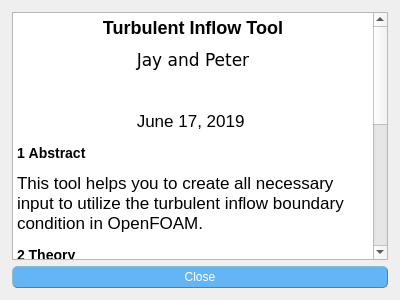
<?xml version="1.0" encoding="UTF-8"?>
<ui version="4.0">
 <class>HelpWindow</class>
 <widget class="QFrame" name="HelpWindow">
  <property name="geometry">
   <rect>
    <x>0</x>
    <y>0</y>
    <width>400</width>
    <height>300</height>
   </rect>
  </property>
  <property name="windowTitle">
   <string>Beam Theory Background</string>
  </property>
  <layout class="QVBoxLayout" name="verticalLayout">
   <property name="spacing">
    <number>6</number>
   </property>
   <property name="leftMargin">
    <number>12</number>
   </property>
   <property name="topMargin">
    <number>12</number>
   </property>
   <property name="rightMargin">
    <number>12</number>
   </property>
   <property name="bottomMargin">
    <number>12</number>
   </property>
   <item>
    <widget class="QTextBrowser" name="textBrowser">
     <property name="documentTitle">
      <string>Turbulent Inflow Tool</string>
     </property>
     <property name="readOnly">
      <bool>true</bool>
     </property>
     <property name="html">
      <string>&lt;!DOCTYPE HTML PUBLIC &quot;-//W3C//DTD HTML 4.0//EN&quot; &quot;http://www.w3.org/TR/REC-html40/strict.dtd&quot;&gt;
&lt;html&gt;&lt;head&gt;&lt;meta name=&quot;qrichtext&quot; content=&quot;1&quot; /&gt;&lt;title&gt;Turbulent Inflow Tool&lt;/title&gt;&lt;style type=&quot;text/css&quot;&gt;
p, li { white-space: pre-wrap; }
&lt;/style&gt;&lt;/head&gt;&lt;body style=&quot; font-family:'.SF NS Text'; font-size:13pt; font-weight:400; font-style:normal;&quot;&gt;
&lt;h2 align=&quot;center&quot; style=&quot; margin-top:16px; margin-bottom:12px; margin-left:0px; margin-right:0px; -qt-block-indent:0; text-indent:0px;&quot;&gt;&lt;span style=&quot; font-size:x-large; font-weight:600;&quot;&gt;Turbulent Inflow Tool&lt;/span&gt;&lt;/h2&gt;
&lt;pre align=&quot;center&quot; style=&quot; margin-top:0px; margin-bottom:0px; margin-left:0px; margin-right:0px; -qt-block-indent:0; text-indent:0px;&quot;&gt;Jay and Peter&lt;/pre&gt;
&lt;p align=&quot;center&quot; style=&quot; margin-top:0px; margin-bottom:0px; margin-left:0px; margin-right:0px; -qt-block-indent:0; text-indent:0px;&quot;&gt;&lt;br /&gt;&lt;/p&gt;
&lt;p align=&quot;center&quot; style=&quot; margin-top:0px; margin-bottom:0px; margin-left:0px; margin-right:0px; -qt-block-indent:0; text-indent:0px;&quot;&gt;June 17, 2019 &lt;/p&gt;
&lt;h3 style=&quot; margin-top:14px; margin-bottom:12px; margin-left:0px; margin-right:0px; -qt-block-indent:0; text-indent:0px;&quot;&gt;&lt;span style=&quot; font-size:large; font-weight:600;&quot;&gt;1 &lt;/span&gt;&lt;a name=&quot;x1-10001&quot;&gt;&lt;/a&gt;&lt;span style=&quot; font-size:large; font-weight:600;&quot;&gt;A&lt;/span&gt;&lt;span style=&quot; font-size:large; font-weight:600;&quot;&gt;bstract&lt;/span&gt;&lt;/h3&gt;
&lt;p style=&quot; margin-top:12px; margin-bottom:12px; margin-left:0px; margin-right:0px; -qt-block-indent:0; text-indent:0px;&quot;&gt;This tool helps you to create all necessary input to utilize the turbulent inflow boundary condition in OpenFOAM. &lt;/p&gt;
&lt;h3 style=&quot; margin-top:14px; margin-bottom:12px; margin-left:0px; margin-right:0px; -qt-block-indent:0; text-indent:0px;&quot;&gt;&lt;span style=&quot; font-size:large; font-weight:600;&quot;&gt;2 &lt;/span&gt;&lt;a name=&quot;x1-20002&quot;&gt;&lt;/a&gt;&lt;span style=&quot; font-size:large; font-weight:600;&quot;&gt;T&lt;/span&gt;&lt;span style=&quot; font-size:large; font-weight:600;&quot;&gt;heory&lt;/span&gt;&lt;/h3&gt;
&lt;p style=&quot; margin-top:12px; margin-bottom:12px; margin-left:0px; margin-right:0px; -qt-block-indent:0; text-indent:0px;&quot;&gt;Wait for Jay’s write-up. &lt;/p&gt;
&lt;h4 style=&quot; margin-top:12px; margin-bottom:12px; margin-left:0px; margin-right:0px; -qt-block-indent:0; text-indent:0px;&quot;&gt;&lt;span style=&quot; font-size:medium; font-weight:600;&quot;&gt;2.1 &lt;/span&gt;&lt;a name=&quot;x1-30002.1&quot;&gt;&lt;/a&gt;&lt;span style=&quot; font-size:medium; font-weight:600;&quot;&gt;U&lt;/span&gt;&lt;span style=&quot; font-size:medium; font-weight:600;&quot;&gt;niform model&lt;/span&gt; &lt;/h4&gt;
&lt;table border=&quot;0&quot; style=&quot; margin-top:0px; margin-bottom:0px; margin-left:0px; margin-right:0px;&quot; cellspacing=&quot;2&quot; cellpadding=&quot;0&quot;&gt;
&lt;tr&gt;
&lt;td&gt;
&lt;p align=&quot;center&quot; style=&quot; margin-top:0px; margin-bottom:0px; margin-left:0px; margin-right:0px; -qt-block-indent:0; text-indent:0px;&quot;&gt;&lt;img src=&quot;theory0x.png&quot; /&gt;&lt;/p&gt;&lt;/td&gt;
&lt;td&gt;
&lt;p align=&quot;center&quot; style=&quot; margin-top:0px; margin-bottom:0px; margin-left:0px; margin-right:0px; -qt-block-indent:0; text-indent:0px;&quot;&gt;&lt;a name=&quot;x1-3001r1&quot;&gt;&lt;/a&gt;(1)&lt;/p&gt;&lt;/td&gt;&lt;/tr&gt;&lt;/table&gt;
&lt;p style=&quot;-qt-paragraph-type:empty; margin-top:12px; margin-bottom:12px; margin-left:0px; margin-right:0px; -qt-block-indent:0; text-indent:0px;&quot;&gt;&lt;br /&gt;&lt;/p&gt;
&lt;table border=&quot;0&quot; style=&quot; margin-top:0px; margin-bottom:0px; margin-left:0px; margin-right:0px;&quot; cellspacing=&quot;2&quot; cellpadding=&quot;0&quot;&gt;
&lt;tr&gt;
&lt;td&gt;
&lt;p align=&quot;center&quot; style=&quot; margin-top:0px; margin-bottom:0px; margin-left:0px; margin-right:0px; -qt-block-indent:0; text-indent:0px;&quot;&gt;&lt;img src=&quot;theory1x.png&quot; /&gt;&lt;/p&gt;&lt;/td&gt;
&lt;td&gt;
&lt;p align=&quot;center&quot; style=&quot; margin-top:0px; margin-bottom:0px; margin-left:0px; margin-right:0px; -qt-block-indent:0; text-indent:0px;&quot;&gt;&lt;a name=&quot;x1-3002r2&quot;&gt;&lt;/a&gt;(2)&lt;/p&gt;&lt;/td&gt;&lt;/tr&gt;&lt;/table&gt;
&lt;h4 style=&quot; margin-top:12px; margin-bottom:12px; margin-left:0px; margin-right:0px; -qt-block-indent:0; text-indent:0px;&quot;&gt;&lt;span style=&quot; font-size:medium; font-weight:600;&quot;&gt;2.2 &lt;/span&gt;&lt;a name=&quot;x1-40002.2&quot;&gt;&lt;/a&gt;&lt;span style=&quot; font-size:medium; font-weight:600;&quot;&gt;E&lt;/span&gt;&lt;span style=&quot; font-size:medium; font-weight:600;&quot;&gt;xponential model&lt;/span&gt; &lt;/h4&gt;
&lt;table border=&quot;0&quot; style=&quot; margin-top:0px; margin-bottom:0px; margin-left:0px; margin-right:0px;&quot; cellspacing=&quot;2&quot; cellpadding=&quot;0&quot;&gt;
&lt;tr&gt;
&lt;td&gt;
&lt;p align=&quot;center&quot; style=&quot; margin-top:0px; margin-bottom:0px; margin-left:0px; margin-right:0px; -qt-block-indent:0; text-indent:0px;&quot;&gt;&lt;img src=&quot;theory2x.png&quot; /&gt;&lt;/p&gt;&lt;/td&gt;
&lt;td&gt;
&lt;p align=&quot;center&quot; style=&quot; margin-top:0px; margin-bottom:0px; margin-left:0px; margin-right:0px; -qt-block-indent:0; text-indent:0px;&quot;&gt;&lt;a name=&quot;x1-4001r3&quot;&gt;&lt;/a&gt;(3)&lt;/p&gt;&lt;/td&gt;&lt;/tr&gt;&lt;/table&gt;
&lt;p style=&quot;-qt-paragraph-type:empty; margin-top:12px; margin-bottom:12px; margin-left:0px; margin-right:0px; -qt-block-indent:0; text-indent:0px;&quot;&gt;&lt;br /&gt;&lt;/p&gt;
&lt;table border=&quot;0&quot; style=&quot; margin-top:0px; margin-bottom:0px; margin-left:0px; margin-right:0px;&quot; cellspacing=&quot;2&quot; cellpadding=&quot;0&quot;&gt;
&lt;tr&gt;
&lt;td&gt;
&lt;p align=&quot;center&quot; style=&quot; margin-top:0px; margin-bottom:0px; margin-left:0px; margin-right:0px; -qt-block-indent:0; text-indent:0px;&quot;&gt;&lt;img src=&quot;theory3x.png&quot; /&gt;&lt;/p&gt;&lt;/td&gt;
&lt;td&gt;
&lt;p align=&quot;center&quot; style=&quot; margin-top:0px; margin-bottom:0px; margin-left:0px; margin-right:0px; -qt-block-indent:0; text-indent:0px;&quot;&gt;&lt;a name=&quot;x1-4002r4&quot;&gt;&lt;/a&gt;(4)&lt;/p&gt;&lt;/td&gt;&lt;/tr&gt;&lt;/table&gt;
&lt;p style=&quot;-qt-paragraph-type:empty; margin-top:12px; margin-bottom:12px; margin-left:0px; margin-right:0px; -qt-block-indent:0; text-indent:0px;&quot;&gt;&lt;br /&gt;&lt;/p&gt;
&lt;table border=&quot;0&quot; style=&quot; margin-top:0px; margin-bottom:0px; margin-left:0px; margin-right:0px;&quot; cellspacing=&quot;2&quot; cellpadding=&quot;0&quot;&gt;
&lt;tr&gt;
&lt;td&gt;
&lt;p align=&quot;center&quot; style=&quot; margin-top:0px; margin-bottom:0px; margin-left:0px; margin-right:0px; -qt-block-indent:0; text-indent:0px;&quot;&gt;&lt;img src=&quot;theory4x.png&quot; /&gt;&lt;/p&gt;&lt;/td&gt;
&lt;td&gt;
&lt;p align=&quot;center&quot; style=&quot; margin-top:0px; margin-bottom:0px; margin-left:0px; margin-right:0px; -qt-block-indent:0; text-indent:0px;&quot;&gt;&lt;a name=&quot;x1-4003r5&quot;&gt;&lt;/a&gt;(5)&lt;/p&gt;&lt;/td&gt;&lt;/tr&gt;&lt;/table&gt;
&lt;p style=&quot;-qt-paragraph-type:empty; margin-top:12px; margin-bottom:12px; margin-left:0px; margin-right:0px; -qt-block-indent:0; text-indent:0px;&quot;&gt;&lt;br /&gt;&lt;/p&gt;
&lt;table border=&quot;0&quot; style=&quot; margin-top:0px; margin-bottom:0px; margin-left:0px; margin-right:0px;&quot; cellspacing=&quot;2&quot; cellpadding=&quot;0&quot;&gt;
&lt;tr&gt;
&lt;td&gt;
&lt;p align=&quot;center&quot; style=&quot; margin-top:0px; margin-bottom:0px; margin-left:0px; margin-right:0px; -qt-block-indent:0; text-indent:0px;&quot;&gt;&lt;img src=&quot;theory5x.png&quot; /&gt;&lt;/p&gt;&lt;/td&gt;
&lt;td&gt;
&lt;p align=&quot;center&quot; style=&quot; margin-top:0px; margin-bottom:0px; margin-left:0px; margin-right:0px; -qt-block-indent:0; text-indent:0px;&quot;&gt;&lt;a name=&quot;x1-4004r6&quot;&gt;&lt;/a&gt;(6)&lt;/p&gt;&lt;/td&gt;&lt;/tr&gt;&lt;/table&gt;
&lt;p style=&quot;-qt-paragraph-type:empty; margin-top:0px; margin-bottom:0px; margin-left:0px; margin-right:0px; -qt-block-indent:0; text-indent:0px;&quot;&gt;&lt;br /&gt;&lt;/p&gt;&lt;/body&gt;&lt;/html&gt;</string>
     </property>
     <property name="acceptRichText">
      <bool>true</bool>
     </property>
     <property name="source">
      <url>
       <string>qrc:/docs/help/theory.html</string>
      </url>
     </property>
     <property name="openExternalLinks">
      <bool>true</bool>
     </property>
    </widget>
   </item>
   <item>
    <widget class="QPushButton" name="pushButton">
     <property name="styleSheet">
      <string notr="true">color: white;   border-style: outset;   background-color: #64B5F6;  border-style: outset;   border-width: 1px;  border-radius: 5px;   border-color: #607D8B;   font: bold 15 px;   padding: 3px;</string>
     </property>
     <property name="text">
      <string>Close</string>
     </property>
    </widget>
   </item>
  </layout>
 </widget>
 <resources/>
 <connections/>
</ui>
